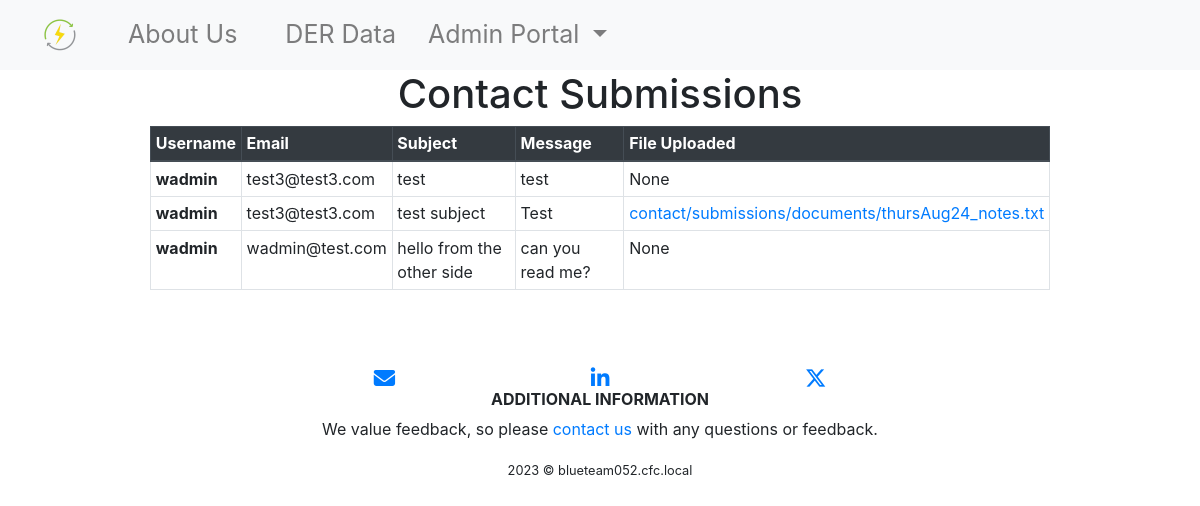
/admin-portal/contact_submissions (signed in), run on the app's committed database.
### main/models.py (models this page shows, shortened)
class ContactSupport(models.Model):
    username = models.CharField(max_length=255)
    email = models.EmailField()
    subject = models.CharField(max_length=255)
    message = models.TextField()
    file_upload = models.FileField(
        null=True,
        blank=True,
        upload_to='contact/submissions/documents/',
        help_text='max. 42 megabytes',
    )
    class Meta:
        app_label  = 'main'

### main/views.py (the view)
# urls.py: path('admin-portal/contact_submissions', views.contact_submissions, name='contact_submissions'),
def contact_submissions(request):
	if request.user.is_authenticated:
		submissions = ContactSupport.objects.all()
		return render(request, 'admin-portal-pages/contact_submissions.html', {'submissions': submissions})
	else:
		raise PermissionDenied()

### templates/admin-portal-pages/contact_submissions.html (shortened to what this page needs)
{% extends 'page-components/base.html' %}
{% load static %}
{% block content %}
  <head>
  </head>
  {% include 'page-components/navbar.html' %}
  {% include 'page-components/messages.html' %}
  <body>
    <h1 class="text-center">Contact Submissions</h1>
    {% if not submissions %}
      <p class="text-center">There are no contact submssions currently.</p>
    {% else %}
      <table class="table table-bordered table-hover table-sm w-75 mx-auto">
        <thead class="thead-dark">
          <th scope="col">Username</th>
          <th scope="col">Email</th>
          <th scope="col">Subject</th>
          <th scope="col">Message</th>
          <th scope="col">File Uploaded</th>
        </thead>
        <tbody>
          {% for submission in submissions %}
            <tr>
              <th scope="row">{{ submission.username }}</td>
              <td>{{ submission.email }}</td>
              <td>{{ submission.subject }}</td>
              <td>{{ submission.message }}</td>
              <td>
                {% if submission.file_upload %}
                  <a href="/media/{{ submission.file_upload }}">
                    {{ submission.file_upload }}
                  </a>
                {% else %}
                  None
                {% endif %}
              </td>
            </tr>
          {% endfor %}
        </tbody>
      </table>
    {% endif %}
    {% include 'page-components/footer.html' %}
  </body>
{% endblock %}

### static/css/base.css (style rules this page uses)
html { height: 100%; }
body { margin: 0; padding: 0; height: 100%; }

### data on the page
ContactSupport: username "wadmin", email "test3@test3.com", subject "test", message "test", file_upload "None"
ContactSupport: username "wadmin", email "test3@test3.com", subject "test subject", message "Test", file_upload "contact/submissions/documents/thursAug24_notes.txt"
ContactSupport: username "wadmin", email "wadmin@test.com", subject "hello from the other side", message "can you read me?", file_upload "None"
